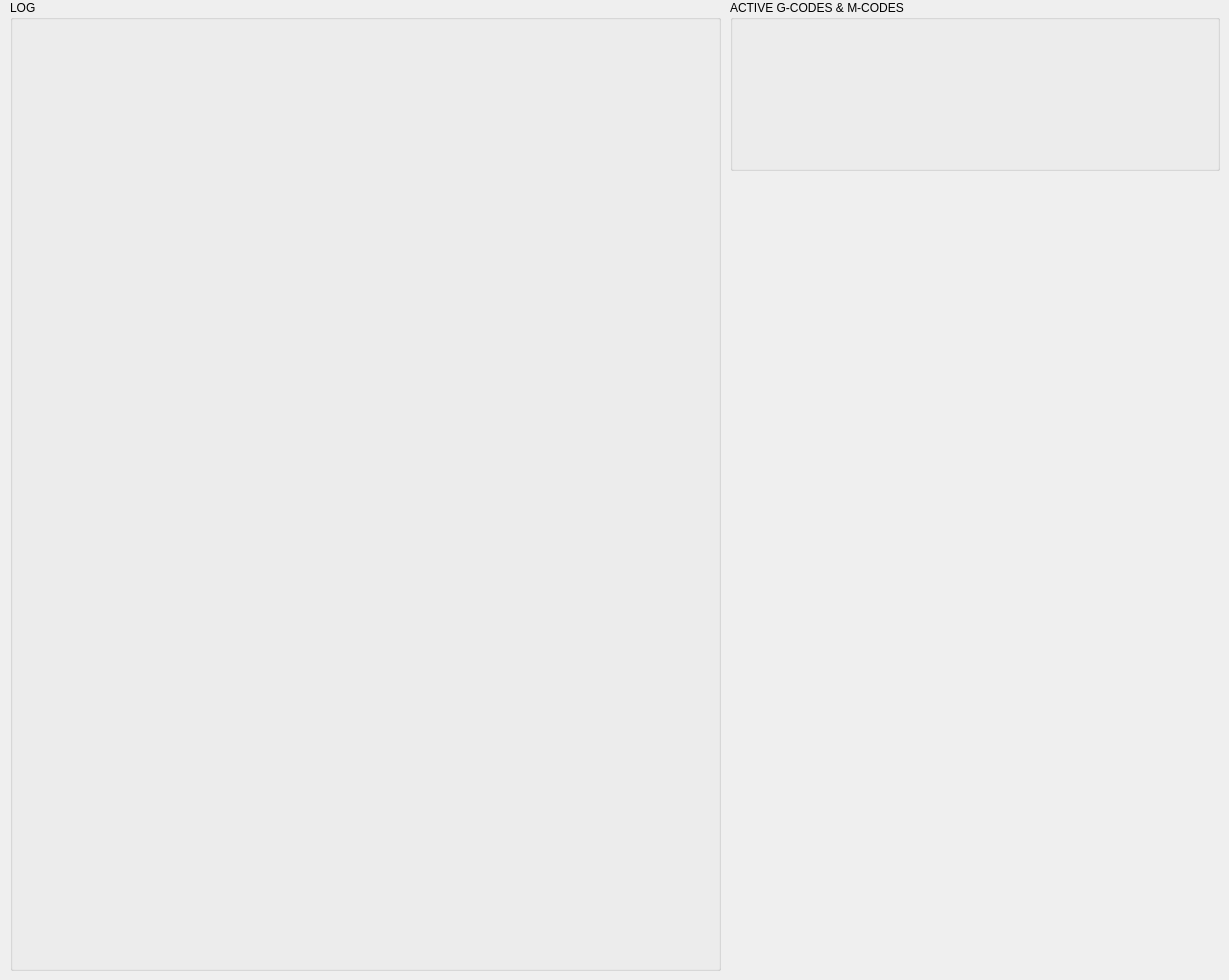
      <widget class="QWidget" name="tab_diagnostics">
       <attribute name="title">
        <string>DIAGNOSTICS</string>
       </attribute>
       <widget class="MkGroupBox" name="groupbox_11">
        <property name="geometry">
         <rect>
          <x>10</x>
          <y>0</y>
          <width>711</width>
          <height>971</height>
         </rect>
        </property>
        <property name="title">
         <string>LOG</string>
        </property>
        <layout class="QVBoxLayout" name="verticalLayout_5">
         <item>
          <widget class="NotificationWidget" name="notificationwidget"/>
         </item>
        </layout>
       </widget>
       <widget class="MkGroupBox" name="groupbox_5">
        <property name="geometry">
         <rect>
          <x>730</x>
          <y>0</y>
          <width>490</width>
          <height>171</height>
         </rect>
        </property>
        <property name="minimumSize">
         <size>
          <width>490</width>
          <height>0</height>
         </size>
        </property>
        <property name="title">
         <string>ACTIVE G-CODES &amp;&amp; M-CODES</string>
        </property>
        <layout class="QVBoxLayout" name="verticalLayout_2">
         <item>
          <widget class="StatusLabel" name="statuslabel">
           <property name="wordWrap">
            <bool>true</bool>
           </property>
           <property name="rules" stdset="0">
            <string>[{&quot;name&quot;: &quot;gcodes&quot;, &quot;property&quot;: &quot;Text&quot;, &quot;expression&quot;: &quot;ch[0]&quot;, &quot;channels&quot;: [{&quot;url&quot;: &quot;status:gcodes?string&quot;, &quot;trigger&quot;: true}]}]</string>
           </property>
          </widget>
         </item>
         <item>
          <widget class="StatusLabel" name="statuslabel_2">
           <property name="wordWrap">
            <bool>true</bool>
           </property>
           <property name="rules" stdset="0">
            <string>[{&quot;name&quot;: &quot;mcodes&quot;, &quot;property&quot;: &quot;Text&quot;, &quot;expression&quot;: &quot;ch[0]&quot;, &quot;channels&quot;: [{&quot;url&quot;: &quot;status:mcodes?string&quot;, &quot;trigger&quot;: true}]}]</string>
           </property>
          </widget>
         </item>
        </layout>
       </widget>
      </widget>
